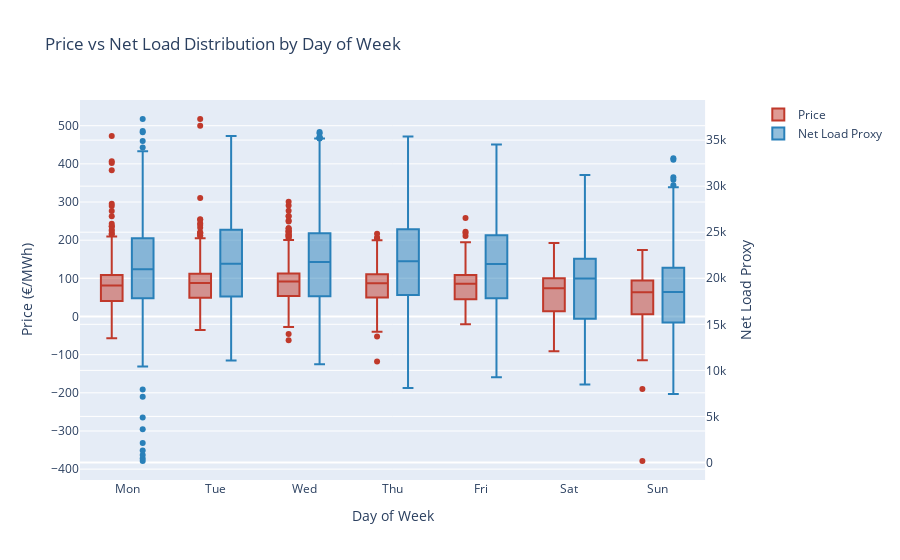

Notebook cell for this chart:
### Markdown cell above
### Plots daily price and net_load distribution

### Code cell
fig = make_subplots(specs=[[{"secondary_y": True}]])

fig.add_trace(
    go.Box(
        x=all_data['dow'],
        y=all_data['price'],
        name="Price",
        marker_color="#c0392b",
        offsetgroup='A',  # Group A pushes box to the left
    ),
    secondary_y=False,
)

fig.add_trace(
    go.Box(
        x=all_data['dow'],
        y=all_data['net_load_proxy'],
        name="Net Load Proxy",
        marker_color="#2980b9",
        offsetgroup='B', # Group B pushes box to the right
    ),
    secondary_y=True,
)

# 4. Layout Adjustments
fig.update_layout(
    title_text="Price vs Net Load Distribution by Day of Week",
    boxmode='group', # tells plotly to group boxes side-by-side
    xaxis=dict(
        tickmode='array',
        tickvals=[0,1,2,3,4,5,6],
        ticktext=['Mon','Tue','Wed','Thu','Fri','Sat','Sun'],
        title="Day of Week"
    )
)

# Set y-axes titles
fig.update_yaxes(title_text="Price (€/MWh)", secondary_y=False)
fig.update_yaxes(title_text="Net Load Proxy", secondary_y=True)

fig.show()

### Figure 1 — Plotly figure (JSON) as saved in the notebook; plotly's stock layout.template omitted (floating-point values rounded to 4 significant figures; data arrays with more than 128 entries replaced by an {"elided": "..."} marker saying what was removed)
{"data": [{"marker": {"color": "#c0392b"}, "name": "Price", "offsetgroup": "A", "type": "box", "x": {"elided": "8204 int values"}, "xaxis": "x", "y": {"elided": "8204 float values"}, "yaxis": "y"}, {"marker": {"color": "#2980b9"}, "name": "Net Load Proxy", "offsetgroup": "B", "type": "box", "x": {"elided": "8204 int values"}, "xaxis": "x", "y": {"elided": "8204 float values"}, "yaxis": "y2"}], "layout": {"boxmode": "group", "title": {"text": "Price vs Net Load Distribution by Day of Week"}, "xaxis": {"anchor": "y", "domain": [0, 0.94], "tickmode": "array", "ticktext": ["Mon", "Tue", "Wed", "Thu", "Fri", "Sat", "Sun"], "tickvals": [0, 1, 2, 3, 4, 5, 6], "title": {"text": "Day of Week"}}, "yaxis": {"anchor": "x", "domain": [0, 1], "title": {"text": "Price (€/MWh)"}}, "yaxis2": {"anchor": "x", "overlaying": "y", "side": "right", "title": {"text": "Net Load Proxy"}}}}
